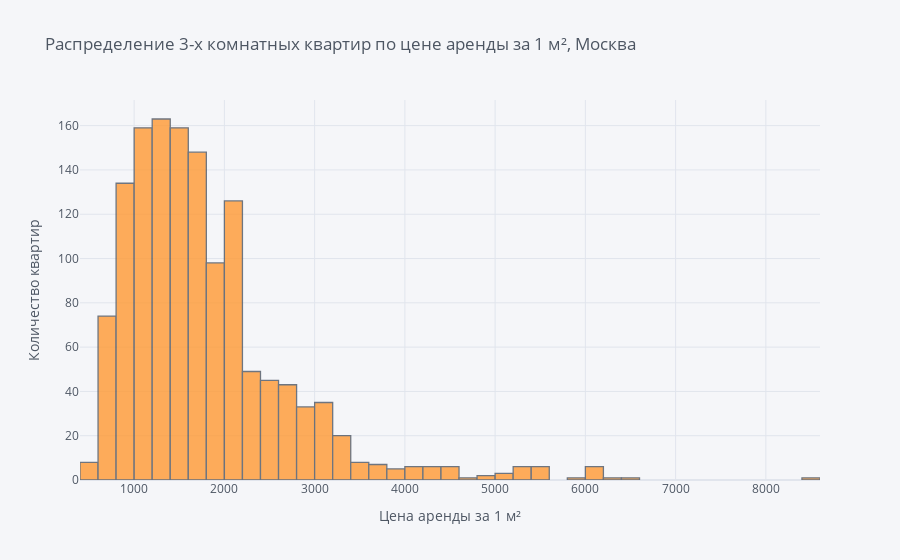

Source (notebook cell):
### Markdown cell above
2. Анализ цены аренды за 1 м² и отношения рекомендованной цены к фактической

### Code cell
df4 = df[df['Цена аренды за 1 м²'] != 'Нет данных']
plot = df4['Цена аренды за 1 м²'].iplot(kind = 'hist', xTitle = 'Цена аренды за 1 м²', yTitle = 'Количество квартир', title = 'Распределение 3-х комнатных квартир по цене аренды за 1 м², Москва')
plt.show()

### Figure 1 — Plotly figure (JSON) as saved in the notebook; plotly's stock layout.template omitted (floating-point values rounded to 4 significant figures; data arrays with more than 128 entries replaced by an {"elided": "..."} marker saying what was removed)
{"data": [{"histfunc": "count", "histnorm": "", "marker": {"color": "rgba(255, 153, 51, 1.0)", "line": {"color": "#4D5663", "width": 1.3}}, "name": "Цена аренды за 1 м²", "opacity": 0.8, "orientation": "v", "type": "histogram", "x": {"elided": "1360 float values"}}], "layout": {"barmode": "overlay", "legend": {"bgcolor": "#F5F6F9", "font": {"color": "#4D5663"}}, "paper_bgcolor": "#F5F6F9", "plot_bgcolor": "#F5F6F9", "title": {"font": {"color": "#4D5663"}, "text": "Распределение 3-х комнатных квартир по цене аренды за 1 м², Москва"}, "xaxis": {"gridcolor": "#E1E5ED", "showgrid": true, "tickfont": {"color": "#4D5663"}, "title": {"font": {"color": "#4D5663"}, "text": "Цена аренды за 1 м²"}, "zerolinecolor": "#E1E5ED"}, "yaxis": {"gridcolor": "#E1E5ED", "showgrid": true, "tickfont": {"color": "#4D5663"}, "title": {"font": {"color": "#4D5663"}, "text": "Количество квартир"}, "zerolinecolor": "#E1E5ED"}}}
